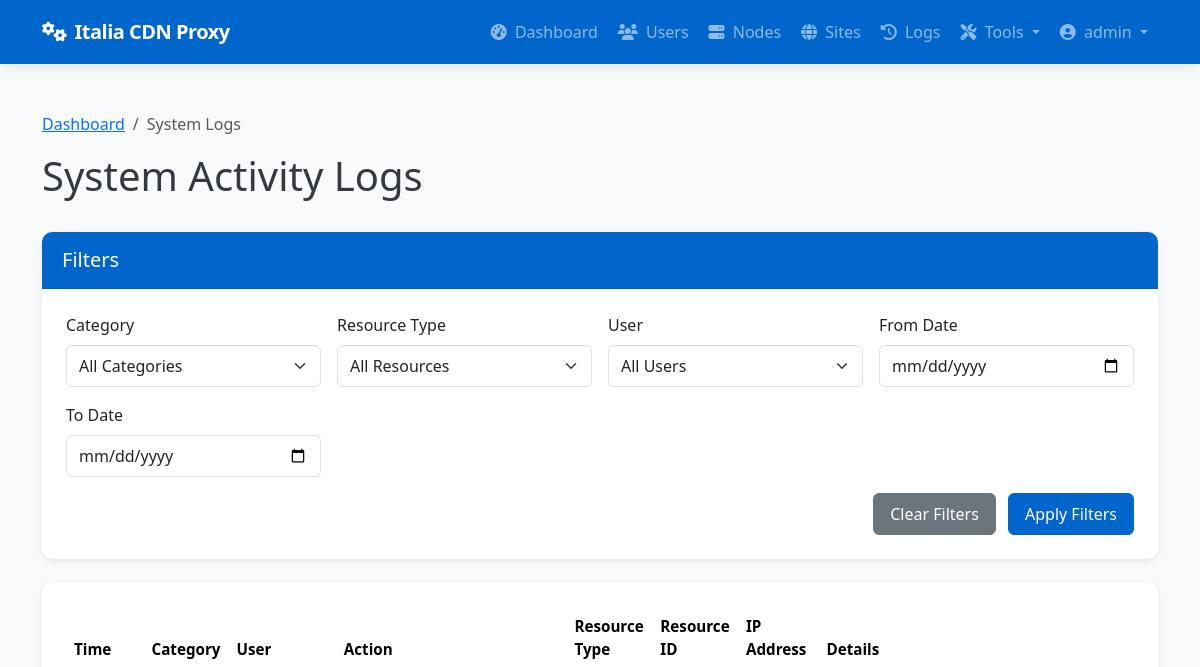
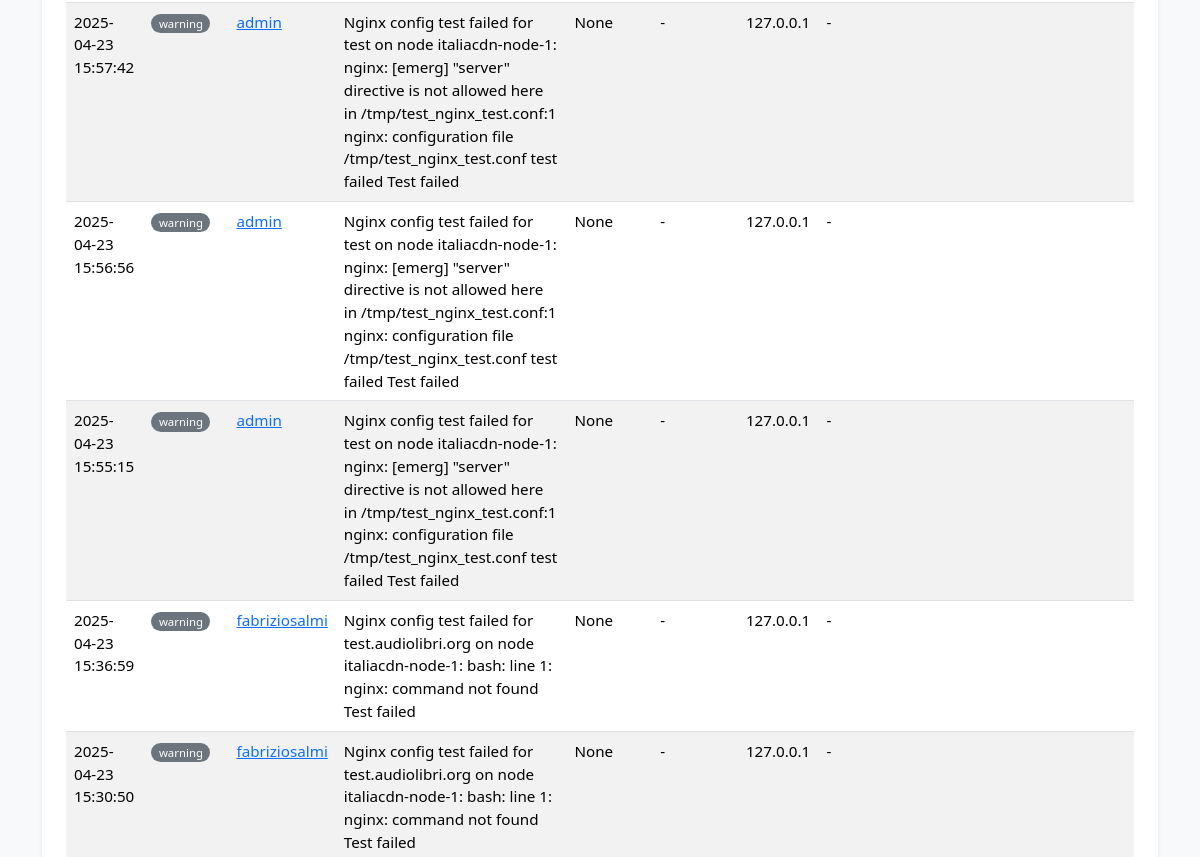
The page /admin/system/logs (signed in, upper part) on the database as committed earlier (2 pictures, top to bottom).
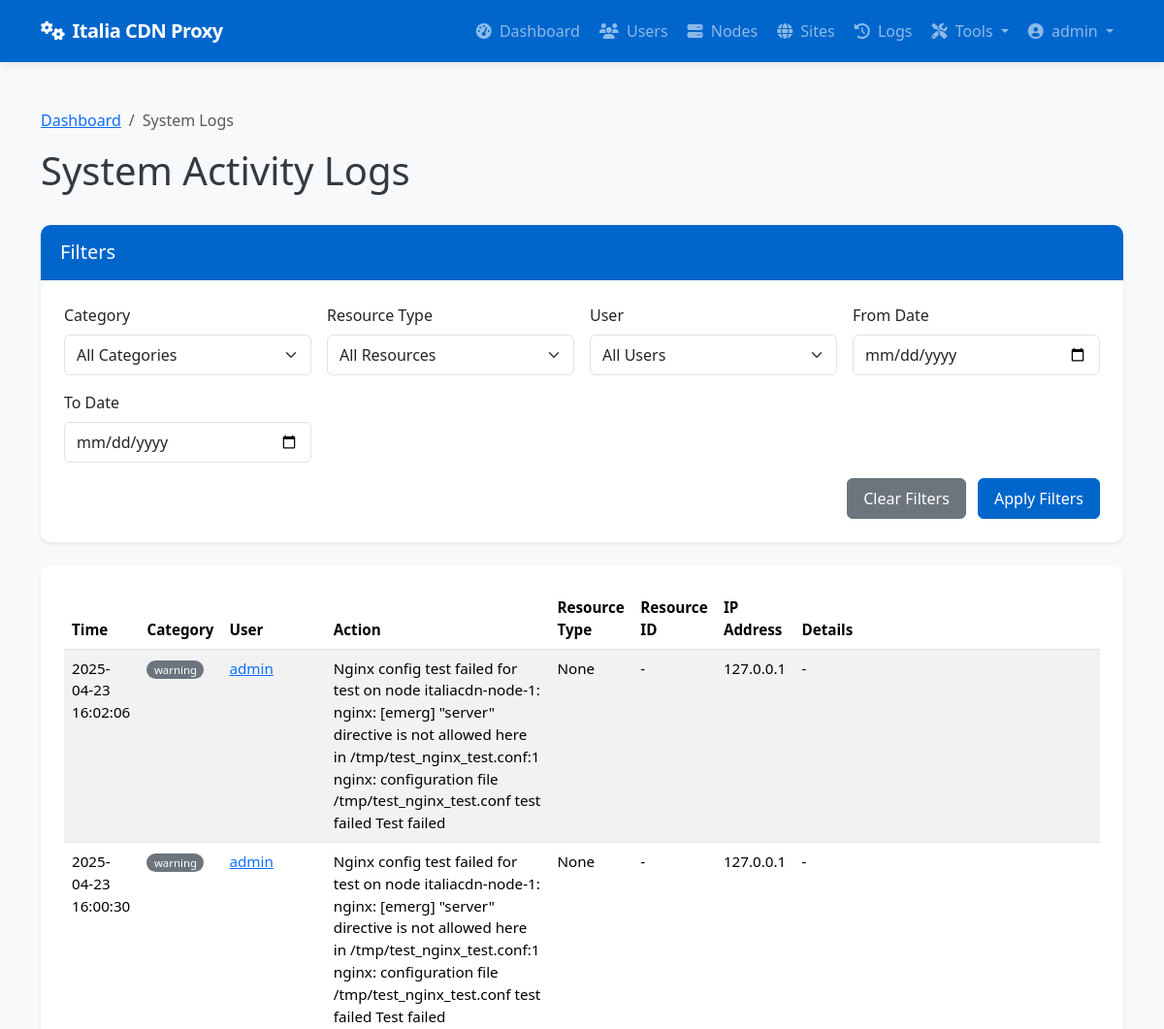
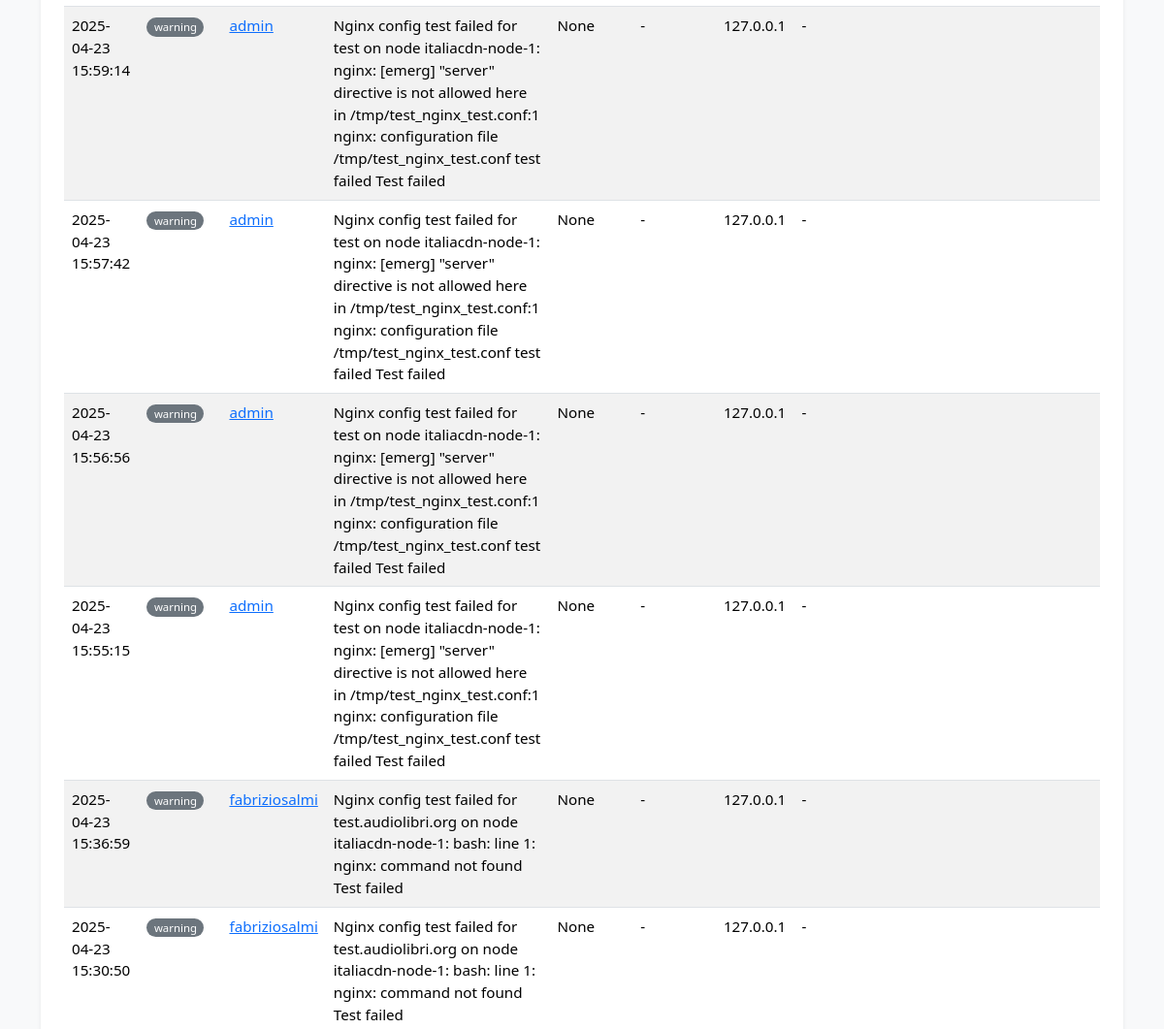
The same page on the database as committed later (2 pictures, top to bottom).
### app/models/models.py (models this page shows, shortened)
class User(db.Model):
    __tablename__ = 'users'
    id = db.Column(db.Integer, primary_key=True)
    username = db.Column(db.String(64), unique=True, index=True, nullable=False)
    email = db.Column(db.String(120), unique=True, index=True, nullable=False)
    password_hash = db.Column(db.String(128), nullable=False)
    role = db.Column(db.String(20), nullable=False, default='client')  # 'admin' or 'client'
    is_active = db.Column(db.Boolean, default=True)
    created_at = db.Column(db.DateTime, default=datetime.utcnow)
    last_login = db.Column(db.DateTime, nullable=True)
    sites = db.relationship('Site', backref='owner', lazy='dynamic')
    def is_admin(self):
        return self.role == 'admin'

class SystemLog(db.Model):
    __tablename__ = 'system_logs'
    id = db.Column(db.Integer, primary_key=True)
    user_id = db.Column(db.Integer, db.ForeignKey('users.id'), nullable=True)  # Null for system events
    category = db.Column(db.String(32), nullable=False)  # auth, admin, system, security, etc.
    action = db.Column(db.String(64), nullable=False)    # login, logout, create, delete, etc.
    resource_type = db.Column(db.String(32), nullable=True)  # user, node, site, etc.
    resource_id = db.Column(db.Integer, nullable=True)       # ID of the affected resource
    details = db.Column(db.Text, nullable=True)              # Additional details
    ip_address = db.Column(db.String(45), nullable=True)     # IP address of user/system
    created_at = db.Column(db.DateTime, default=datetime.utcnow)
    user = db.relationship('User', backref=db.backref('system_logs', lazy='dynamic'))

### app/controllers/admin.py (the view, shortened to what this page needs)
@admin.route('/system/logs')
@login_required
@admin_required
def system_logs():
    category = request.args.get('category')
    user_id = request.args.get('user_id')
    resource_type = request.args.get('resource_type')
    from_date = request.args.get('from_date')
    to_date = request.args.get('to_date')
    from app.models.models import SystemLog
    query = SystemLog.query
    if category:
        query = query.filter(SystemLog.category == category)
    if user_id:
        query = query.filter(SystemLog.user_id == user_id)
    if resource_type:
        query = query.filter(SystemLog.resource_type == resource_type)
    if from_date:
        try:
            from_datetime = datetime.strptime(from_date, '%Y-%m-%d')
            query = query.filter(SystemLog.created_at >= from_datetime)
        except ValueError:
            pass
    categories = db.session.query(SystemLog.category).distinct().all()
    resource_types = db.session.query(SystemLog.resource_type).distinct().all()
    users = User.query.all()
    page = request.args.get('page', 1, type=int)
    logs = query.order_by(SystemLog.created_at.desc()).paginate(page=page, per_page=50)
    return render_template('admin/system_logs.html',
                          logs=logs,
                          categories=[c[0] for c in categories if c[0]],
                          resource_types=[r[0] for r in resource_types if r[0]],
                          users=users,
                          filters={
                              'category': category,
                              'user_id': user_id,
                              'resource_type': resource_type,
                              'from_date': from_date,
                              'to_date': to_date
                          })

### app/models/__init__.py (called while the page is built)
@login_manager.user_loader
def load_user(user_id):
    return User.query.get(int(user_id))

### app/services/access_control.py (called while the page is built)
def admin_required(f):
    @wraps(f)
    def decorated_function(*args, **kwargs):
        if not current_user.is_admin():
            flash('You need admin privileges to access this page.', 'error')
            return abort(403)
        return f(*args, **kwargs)
    return decorated_function

### app/templates/admin/system_logs.html (shortened to what this page needs)
{% extends 'base.html' %}
{% block content %}
<div class="container py-4">
    <nav aria-label="breadcrumb">
        <ol class="breadcrumb">
            <li class="breadcrumb-item"><a href="{{ url_for('admin.dashboard') }}">Dashboard</a></li>
            <li class="breadcrumb-item active" aria-current="page">System Logs</li>
        </ol>
    </nav>
    <div class="d-flex justify-content-between align-items-center mb-4">
        <h1>System Activity Logs</h1>
    </div>
    <div class="card shadow-sm mb-4">
        <div class="card-header bg-primary text-white">
            <h5 class="card-title mb-0">Filters</h5>
        </div>
        <div class="card-body">
            <form method="GET" action="{{ url_for('admin.system_logs') }}" class="row g-3">
                <div class="col-md-3">
                    <label for="category" class="form-label">Category</label>
                    <select class="form-select" id="category" name="category">
                        <option value="">All Categories</option>
                    </select>
                </div>
                <div class="col-md-3">
                    <label for="resource_type" class="form-label">Resource Type</label>
                    <select class="form-select" id="resource_type" name="resource_type">
                        <option value="">All Resources</option>
                    </select>
                </div>
                <div class="col-md-3">
                    <label for="user_id" class="form-label">User</label>
                    <select class="form-select" id="user_id" name="user_id">
                        <option value="">All Users</option>
                    </select>
                </div>
                <div class="col-md-3">
                    <label for="from_date" class="form-label">From Date</label>
                    <input type="date" class="form-control" id="from_date" name="from_date" value="{{ filters.from_date }}">
                </div>
                <div class="col-md-3">
                    <label for="to_date" class="form-label">To Date</label>
                    <input type="date" class="form-control" id="to_date" name="to_date" value="{{ filters.to_date }}">
                </div>
                <div class="col-md-12 text-end">
                    <a href="{{ url_for('admin.system_logs') }}" class="btn btn-secondary me-2">Clear Filters</a>
                    <button type="submit" class="btn btn-primary">Apply Filters</button>
                </div>
            </form>
        </div>
    </div>
    <div class="card shadow-sm">
        <div class="card-body">
            {% if logs.items %}
                <div class="table-responsive">
                    <table class="table table-striped table-hover">
                        <thead>
                            <tr>
                                <th>Time</th>
                                <th>Category</th>
                                <th>User</th>
                                <th>Action</th>
                                <th>Resource Type</th>
                                <th>Resource ID</th>
                                <th>IP Address</th>
                                <th>Details</th>
                            </tr>
                        </thead>
                        <tbody>
                            {% for log in logs.items %}
                            <tr>
                                <td>{{ log.created_at.strftime('%Y-%m-%d %H:%M:%S') }}</td>
                                <td>
                                    <span class="badge rounded-pill
                                    {% if log.category == 'auth' %}bg-info
                                    {% elif log.category == 'admin' %}bg-primary
                                    {% elif log.category == 'security' %}bg-danger
                                    {% elif log.category == 'system' %}bg-success
                                    {% else %}bg-secondary{% endif %}">
                                        {{ log.category }}
                                    </span>
                                </td>
                                <td>
                                    {% if log.user %}
                                        <a href="{{ url_for('admin.edit_user', user_id=log.user_id) }}">{{ log.user.username }}</a>
                                    {% else %}
                                        <span class="text-muted">System</span>
                                    {% endif %}
                                </td>
                                <td>{{ log.action }}</td>
                                <td>{{ log.resource_type }}</td>
                                <td>
                                    {% if log.resource_type == 'site' and log.resource_id %}
                                        <a href="{{ url_for('admin.view_site', site_id=log.resource_id) }}">{{ log.resource_id }}</a>
                                    {% elif log.resource_type == 'node' and log.resource_id %}
                                        <a href="{{ url_for('admin.view_node', node_id=log.resource_id) }}">{{ log.resource_id }}</a>
                                    {% elif log.resource_type == 'user' and log.resource_id %}
                                        <a href="{{ url_for('admin.edit_user', user_id=log.resource_id) }}">{{ log.resource_id }}</a>
                                    {% else %}
                                        {{ log.resource_id if log.resource_id else '-' }}
                                    {% endif %}
                                </td>
                                <td>{{ log.ip_address or '-' }}</td>
                                <td>
                                    <span class="text-truncate d-inline-block" style="max-width: 300px;" title="{{ log.details }}">
                                        {{ log.details or '-' }}
                                    </span>
                                </td>
                            </tr>
                            {% endfor %}
                        </tbody>
                    </table>
                </div>
            {% else %}
                <div class="alert alert-info mb-0">
                    <i class="fas fa-info-circle me-2"></i> No system logs found matching your criteria.
                </div>
            {% endif %}
        </div>
    </div>
</div>
{% endblock %}

### app/templates/base.html (shortened to what this page needs)
<!DOCTYPE html>
<html lang="en">
<head>
    <link href="https://cdn.jsdelivr.net/npm/bootstrap@5.3.2/dist/css/bootstrap.min.css" rel="stylesheet">
    <link rel="stylesheet" href="https://cdnjs.cloudflare.com/ajax/libs/font-awesome/6.4.2/css/all.min.css">
</head>
<body>
    <header>
        <nav class="navbar navbar-expand-lg navbar-dark bg-primary">
            <div class="container">
                <a class="navbar-brand" href="/">
                    <i class="fas fa-cogs me-2"></i>Italia CDN Proxy
                </a>
                <div class="collapse navbar-collapse" id="navbarNav">
                    <ul class="navbar-nav ms-auto">
                        {% if current_user.is_authenticated %}
                            {% if current_user.is_admin() %}
                                <li class="nav-item">
                                    <a class="nav-link {% if request.endpoint == 'admin.dashboard' %}active{% endif %}" href="{{ url_for('admin.dashboard') }}">
                                        <i class="fas fa-tachometer-alt me-1"></i> Dashboard
                                    </a>
                                </li>
                                <li class="nav-item">
                                    <a class="nav-link {% if 'admin.list_users' in request.endpoint %}active{% endif %}" href="{{ url_for('admin.list_users') }}">
                                        <i class="fas fa-users me-1"></i> Users
                                    </a>
                                </li>
                                <li class="nav-item">
                                    <a class="nav-link {% if 'admin.list_nodes' in request.endpoint %}active{% endif %}" href="{{ url_for('admin.list_nodes') }}">
                                        <i class="fas fa-server me-1"></i> Nodes
                                    </a>
                                </li>
                                <li class="nav-item">
                                    <a class="nav-link {% if 'admin.list_sites' in request.endpoint %}active{% endif %}" href="{{ url_for('admin.list_sites') }}">
                                        <i class="fas fa-globe me-1"></i> Sites
                                    </a>
                                </li>
                                <li class="nav-item">
                                    <a class="nav-link {% if request.endpoint == 'admin.deployment_logs' %}active{% endif %}" href="{{ url_for('admin.deployment_logs') }}">
                                        <i class="fas fa-history me-1"></i> Logs
                                    </a>
                                </li>
                                <li class="nav-item dropdown">
                                    <a class="nav-link dropdown-toggle" href="#" id="adminToolsDropdown" role="button" data-bs-toggle="dropdown" aria-expanded="false">
                                        <i class="fas fa-tools me-1"></i> Tools
                                    </a>
                                </li>
                            {% endif %}
                            <li class="nav-item dropdown">
                                <a class="nav-link dropdown-toggle" href="#" id="userDropdown" role="button" data-bs-toggle="dropdown" aria-expanded="false">
                                    <i class="fas fa-user-circle me-1"></i> {{ current_user.username }}
                                </a>
                            </li>
                        {% endif %}
                    </ul>
                </div>
            </div>
        </nav>
    </header>
    <main>
        {% block content %}{% endblock %}
    </main>
</body>
</html>

### app/templates/base.html (style rules this page uses)
:root { --primary-color: #0066CC; --primary-dark: #0052a3; --success-color: #198754; --info-color: #0dcaf0; --warning-color: #ffc107; --danger-color: #dc3545; }
body { min-height: 100vh; display: flex; flex-direction: column; background-color: #f8f9fa; color: #343a40; }
main { flex: 1; padding: 1.5rem 0; }
.navbar-brand { font-weight: 700; letter-spacing: -0.5px; }
.navbar { box-shadow: 0 2px 10px rgba(0, 0, 0, 0.1); padding: 0.75rem 1rem; }
.nav-link { font-weight: 500; transition: all 0.2s ease; padding: 0.5rem 1rem; border-radius: 4px; margin: 0 0.125rem; }
.card { border-radius: 0.625rem; box-shadow: 0 4px 12px rgba(0, 0, 0, 0.05); border: none; margin-bottom: 1.75rem; overflow: hidden; transition: transform 0.2s, box-shadow 0.2s; }
.card-header { border-bottom: 1px solid rgba(0, 0, 0, 0.075); background-color: #fff; padding: 1rem 1.25rem; font-weight: 600; }
.card-body { padding: 1.5rem; }
.btn { border-radius: 0.375rem; padding: 0.5rem 1rem; font-weight: 500; transition: all 0.2s; }
.btn-primary { background-color: var(--primary-color); border-color: var(--primary-color); }
.bg-primary { background-color: var(--primary-color) !important; }
.table { font-size: 0.95rem; }
.table th { font-weight: 600; border-top: none; }
.table-striped tbody tr:nth-of-type(odd) { background-color: rgba(0, 0, 0, 0.02); }
.badge { font-weight: 500; padding: 0.35em 0.65em; }
.form-control, .form-select { border-radius: 0.375rem; padding: 0.5rem 0.75rem; border-color: #dee2e6; }

Rows that differ between the two databases and show on the page:
added SystemLog: created_at "2025-04-23 16:02:06", category "warning", user.username "admin", action "Nginx config test failed for test on node italiacdn-node-1: nginx: [emerg] \"server\" directive is not allowed here in /tmp/test_nginx_test.conf:1 nginx: configuration file /tmp/test_nginx_test.conf test failed Test failed", resource_type "None", resource_id "-", ip_address "127.0.0.1", details "-"
added SystemLog: created_at "2025-04-23 16:00:30", category "warning", user.username "admin", action "Nginx config test failed for test on node italiacdn-node-1: nginx: [emerg] \"server\" directive is not allowed here in /tmp/test_nginx_test.conf:1 nginx: configuration file /tmp/test_nginx_test.conf test failed Test failed", resource_type "None", resource_id "-", ip_address "127.0.0.1", details "-"
added SystemLog: created_at "2025-04-23 15:59:14", category "warning", user.username "admin", action "Nginx config test failed for test on node italiacdn-node-1: nginx: [emerg] \"server\" directive is not allowed here in /tmp/test_nginx_test.conf:1 nginx: configuration file /tmp/test_nginx_test.conf test failed Test failed", resource_type "None", resource_id "-", ip_address "127.0.0.1", details "-"
